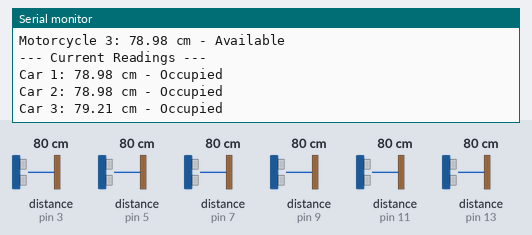
The sketch below on a simulated Arduino Uno, built with avr-gcc and run on an emulated ATmega328P. On the bench: the last lines printed to the serial monitor. Wiring (inferred from the names in the program): 6 × ultrasonic range finder: trigger pin 2, echo pin 3 / trigger pin 4, echo pin 5 / trigger pin 6, echo pin 7 / trigger pin 8, echo pin 9 / trigger pin 10, echo pin 11 / trigger pin 12, echo pin 13. The test bench sets the inputs (shaded band); at power-on: distance to the obstacle (sensors on pin 13, pin 3, pin 5, pin 7, pin 9, pin 11) 80 cm. The echo pulse lasts 58.3 µs per cm.

Above: at 13.0 s.
13.1 s: distance to the obstacle (sensor on pin 13) set to 54 cm
At 13.7 s:
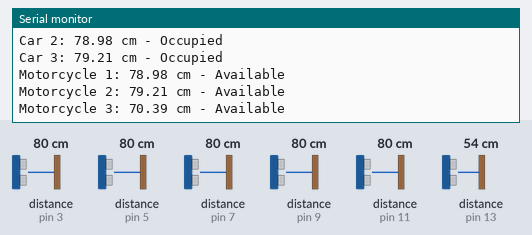
14.6 s: distance to the obstacle (sensor on pin 13) set to 47 cm
At 16.1 s:
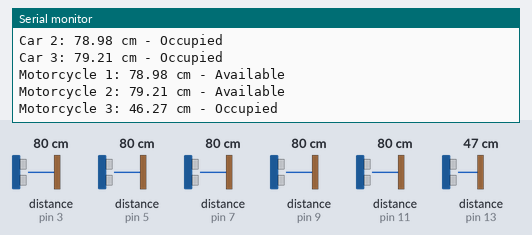
Timing chart, 0 to 17.1 s (numbered marks = the images above; inputs shaded):
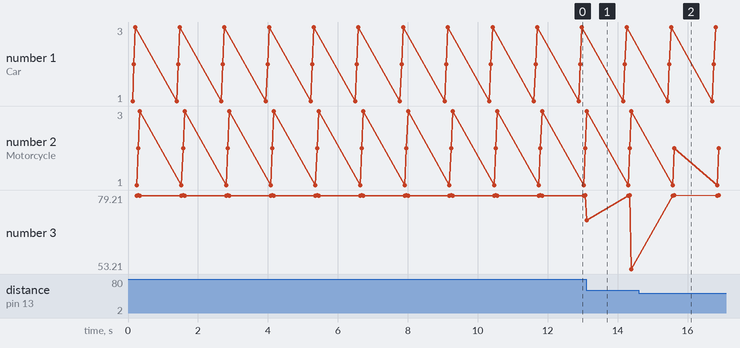

Measured:
- the behaviour switches between 51 and 50 cm on distance to the obstacle (sensor on pin 13) (found by bisection; images 1 and 2)
- after the input at 13.1 s, the serial monitor: prints a new line at once (image 1)
- after the input at 14.6 s, the serial monitor: prints a new line after 1.1 s (image 2)
- plotted number 3: 79.21 → 53.21 after the input at 13.1 s

The sketch:

parking_sensor.ino
```cpp
// Pin definitions for ultrasonic sensors
const int CAR_SENSORS[3][2] = {
  {2, 3},   // Car Slot 1 (TRIG_PIN, ECHO_PIN)
  {4, 5},   // Car Slot 2
  {6, 7}    // Car Slot 3
};

const int MOTORCYCLE_SENSORS[3][2] = {
  {8, 9},   // Motorcycle Slot 1
  {10, 11}, // Motorcycle Slot 2
  {12, 13}  // Motorcycle Slot 3
};

// Constants for vehicle detection
const float CAR_THRESHOLD = 100.0;        // Distance in cm for car detection
const float MOTORCYCLE_THRESHOLD = 50.0;  // Distance in cm for motorcycle detection
const int READINGS_COUNT = 3;             // Number of readings to average

void setup() {
  Serial.begin(9600);

  // Setup all sensor pins
  for(int i = 0; i < 3; i++) {
    pinMode(CAR_SENSORS[i][0], OUTPUT);      // TRIG pins as output
    pinMode(CAR_SENSORS[i][1], INPUT);       // ECHO pins as input
    pinMode(MOTORCYCLE_SENSORS[i][0], OUTPUT);
    pinMode(MOTORCYCLE_SENSORS[i][1], INPUT);
  }

  Serial.println("ParkSense Prototype - Sensor Readings");
  Serial.println("Format: [Slot Type] [Slot Number]: [Distance] cm - [Status]");
}

float getDistance(int trigPin, int echoPin) {
  float total = 0;

  // Take multiple readings and average them
  for(int i = 0; i < READINGS_COUNT; i++) {
    // Clear trigger pin
    digitalWrite(trigPin, LOW);
    delayMicroseconds(2);

    // Send 10μs pulse
    digitalWrite(trigPin, HIGH);
    delayMicroseconds(10);
    digitalWrite(trigPin, LOW);

    // Read echo pin (returns pulse duration in microseconds)
    long duration = pulseIn(echoPin, HIGH);

    // Calculate distance in cm
    float distance = duration * 0.034 / 2;
    total += distance;

    delay(10);  // Short delay between readings
  }

  return total / READINGS_COUNT;
}

void checkSlots(const int sensors[][2], int numSlots, float threshold, const char* type) {
  for(int i = 0; i < numSlots; i++) {
    float distance = getDistance(sensors[i][0], sensors[i][1]);
    bool isOccupied = distance < threshold && distance > 0;

    Serial.print(type);
    Serial.print(" ");
    Serial.print(i + 1);
    Serial.print(": ");
    Serial.print(distance);
    Serial.print(" cm - ");
    Serial.println(isOccupied ? "Occupied" : "Available");
  }
}

void loop() {
  Serial.println("\n--- Current Readings ---");

  // Check car slots
  checkSlots(CAR_SENSORS, 3, CAR_THRESHOLD, "Car");

  // Check motorcycle slots
  checkSlots(MOTORCYCLE_SENSORS, 3, MOTORCYCLE_THRESHOLD, "Motorcycle");

  delay(1000);  // Update every second
}
```
